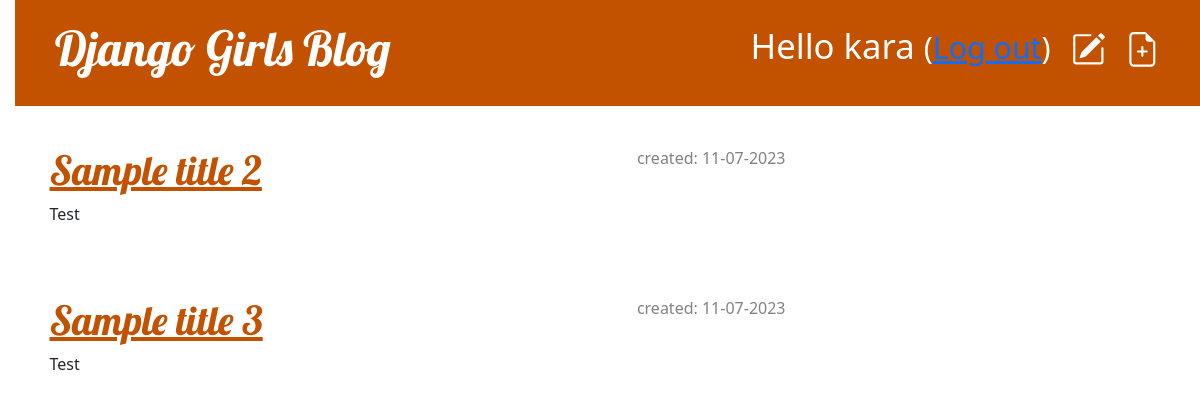
Page /drafts/ (signed in) on the committed database.
### blog/models.py (models this page shows, shortened)
class Post(models.Model):
    author = models.ForeignKey(settings.AUTH_USER_MODEL, on_delete=models.CASCADE)
    title = models.CharField(max_length=200)
    text = models.TextField()
    created_date = models.DateTimeField(default=timezone.now)
    published_date = models.DateTimeField(blank=True, null=True)

### blog/views.py (the view)
# urls.py: path('drafts/', views.post_draft_list, name='post_draft_list'),
@login_required
def post_draft_list(request):
    posts = Post.objects.filter(published_date__isnull=True).order_by('created_date')
    return render(request, 'blog/post_draft_list.html', {'posts': posts})

### blog/templates/blog/post_draft_list.html
{% extends 'blog/base.html' %}
{% block content %}
    {% for post in posts %}
        <div class="post">
            <p class="date">created: {{ post.created_date|date:'d-m-Y' }}</p>
            <h1><a href="{% url 'post_detail' pk=post.pk %}">{{ post.title }}</a></h1>
            <p>{{ post.text|truncatechars:200 }}</p>
        </div>
    {% endfor %}
{% endblock %}

### blog/templates/blog/base.html (shortened to what this page needs)
{% load static %}
<!DOCTYPE html>
<html>
    <head>
        <link rel="stylesheet" href="https://cdn.jsdelivr.net/npm/bootstrap@5.1.3/dist/css/bootstrap.min.css">
        <link rel="stylesheet" href="{% static 'css/blog.css' %}">
    </head>
    <body>
        <div class="page-header">
            {% if user.is_authenticated %}
                <a href="{% url 'post_new' %}" class="top-menu">
                </a>
                <a href="{% url 'post_draft_list' %}" class="top-menu">
                </a>
                <p class="top-menu">Hello {{ user.username }} <small>(<a href="{% url 'logout' %}">Log out</a>)</small></p>
            {% else %}
                <a href="{% url 'login' %}" class="top-menu">
                    {% include './icons/lock-fill.svg' %}</a>
            {% endif %}
              <h1><a href="/">Django Girls Blog</a></h1>
          </div>
          <div class="content container">
            <div class="row">
                <div class="col-md-8">
                {% block content %}
                {% endblock %}
                </div>
            </div>
        </div>
    </body>

### blog/static/css/blog.css (style rules this page uses)
h1 a, h2 a { color: #C25100; font-family: 'Lobster'; }
body { padding-left: 15px; }
.page-header { background-color: #C25100; margin-top: 0; margin-bottom: 40px; padding: 20px 20px 20px 40px; }
.page-header h1, .page-header h1 a, .page-header h1 a:visited, .page-header h1 a:active { color: #ffffff; font-size: 36pt; text-decoration: none; }
h1, h2, h3, h4 { font-family: 'Lobster', cursive; }
.date { color: #828282; }
.top-menu, .top-menu:hover, .top-menu:visited { color: #ffffff; float: right; font-size: 26pt; margin-right: 20px; }
.post { margin-bottom: 70px; }
.post > .date, .post > .actions { float: right; }

### rows in the picture
Post: created_date "11-07-2023", title "Sample title 2", text "Test"
Post: created_date "11-07-2023", title "Sample title 3", text "Test"

### other values in the picture
{{ user.username }} "kara"
